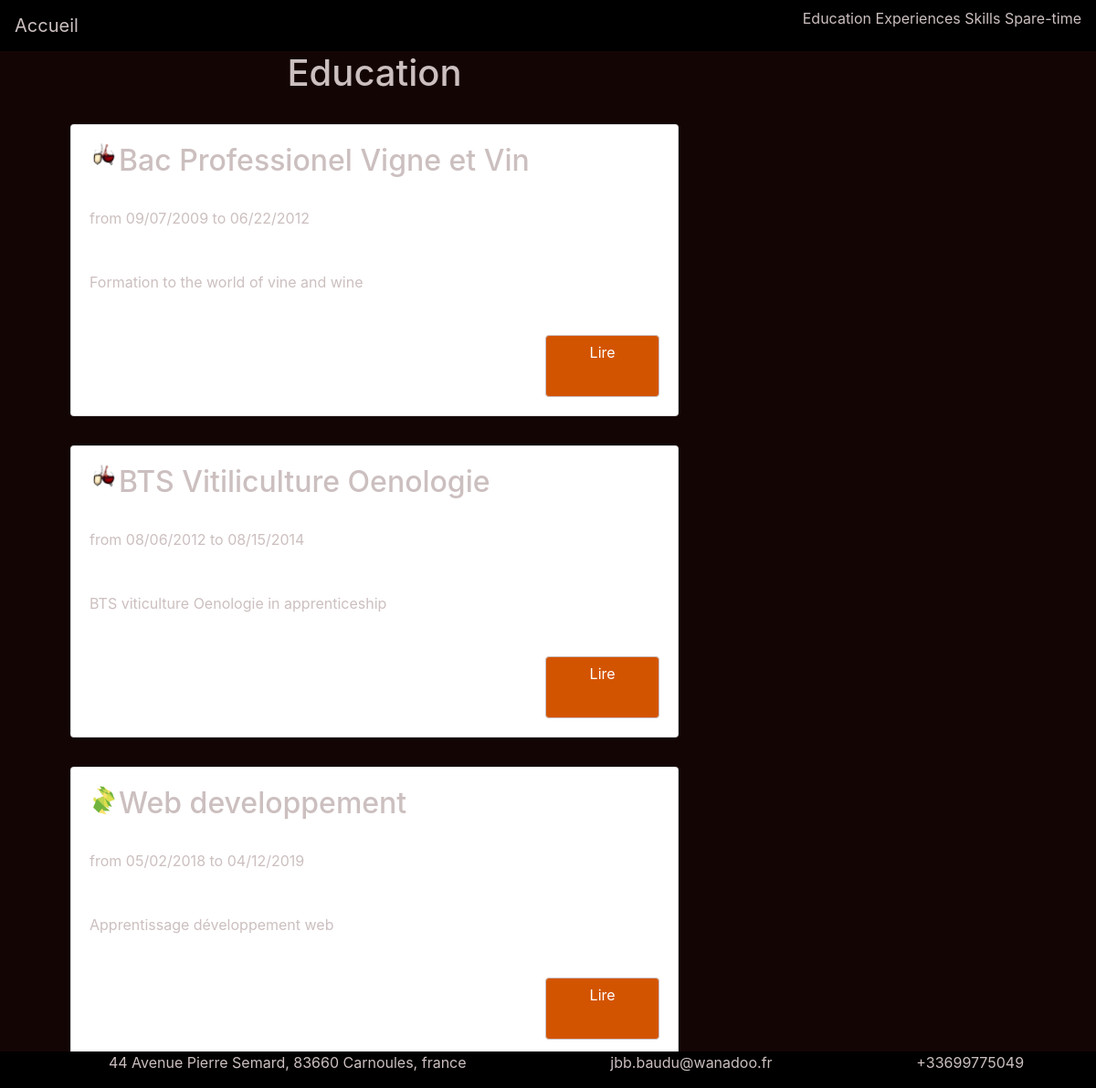
The page /educ/ on the database its author committed.
### cv/models.py (models this page shows, shortened)
class Category(models.Model):
    label = models.CharField(max_length=60)
    slug = models.SlugField(max_length=60)
    cover = models.ImageField(upload_to="articles")
    class Meta :
        verbose_name_plural = "Categories"

class Education(models.Model):
    title = models.CharField(max_length=100)
    slug = models.SlugField(max_length=100)
    address = models.TextField(max_length=100)
    short_desc = models.TextField(null=True, blank=True, max_length=100)
    content = models.TextField(null=True, blank=True, max_length=3000)
    start_the = models.DateField(null=True, blank=True, auto_now_add=False, verbose_name="Date de debut")
    end_the = models.DateField(null=True, blank=True, auto_now=False, verbose_name="Date de fin")
    cover = models.ImageField(null=True, blank=True, upload_to="articles")
    category = models.ForeignKey(Category, on_delete=models.CASCADE, null=False)

class User(models.Model):
    name = models.CharField(max_length=50)
    firstName = models.CharField(max_length=50)
    address = models.CharField(max_length=50)
    mail = models.EmailField(max_length=50)
    phone = PhoneNumberField(max_length=20)

### cv/views.py (the view)
# urls.py: url(r'^educ/$', EducationView.as_view(), name='education'),
class EducationView(ListView):
    model = Education
    template_name= 'cv/education.html'
    def get_context_data(self, **kwargs):
        context = ListView.get_context_data(self, **kwargs)
        context["users"] = User.objects.all()
        context["categories"] = Category.objects.filter(label='Education')
        return context

### cv/templates/cv/education.html
{%extends "cv/base.html"%}
{% load static %}
{% block css %}
<link rel="stylesheet" href="{% static 'css/category.css' %}">
{%endblock%}
{%block content%}
<div class="container">
    <div class="row">
        <div class="col-8">
            {%for category in categories%}
            <h1>{{category.label}}</h1>
            {%endfor%}
            {% for education in object_list %}
            <div class="card main">
                <div class="card-body xp">
                    <img class="img" src={{education.cover.url}} alt="image">
                    <h2> {{education.title}} </h2>
                    <p class="presentation">from {{education.start_the | date:"SHORT_DATE_FORMAT"}} to
                        {{education.end_the | date:"SHORT_DATE_FORMAT"}}</p>
                    <p class="card-text">{{education.short_desc}}</p>
                    <a href="{% url 'education-detail' education.slug %}" class="btn btn-primary" role="button">Lire</a>
                </div>
            </div>
            {% endfor %}
        </div>
        {%endblock%}

### cv/templates/cv/footer.html (shortened to what this page needs)
{% load static %}
<footer class="fixed-bottom">
    <ul>
        {%for user in users %}
        <li>{{user.address}}</li>
        <li>{{user.mail}}</li>
        <li>{{user.phone}}</li>
        {% endfor %}
    </ul>
</footer>

### cv/static/css/style.css (style rules this page uses)
body { background-color: #140505; color: #ccbfbf; }
body main .container .row div h1 { text-align: center; }
body main .container .row div .main { margin: 2rem; height: 20rem; }
body main .container .row div .main .xp { display: grid; grid-template-columns: repeat(5, 1fr); }
body main .container .row div .main .xp .presentation { grid-row: 2; grid-column: 1/4; width: 70%; }
body main .container .row div .main .xp h2 { grid-row: 1; grid-column: 1/5; margin-left: 2rem; height: 1em; }
body main .container .row div .main .xp .img { grid-row: 1; grid-column: 1/2; max-width: 2rem; max-height: 2rem; }
body main .container .row div .main .xp .card-text { grid-row: 3; grid-column: 1/5; }
body main .container .row div .main .xp .btn { grid-row: 4; grid-column: 5; background-color: #d35400; border-color: #ccbfbf; vertical-align: center; }
body footer { width: 100%; background-color: black; }
body footer ul { display: flex; color: #ccbfbf; justify-content: space-around; }
body footer ul li { display: inline-block; }

### rows shown on the page
Category: label "Education"
Education: cover (picture), title "Bac Professionel Vigne et Vin", start_the "09/07/2009", end_the "06/22/2012", short_desc "Formation to the world of vine and wine"
Education: cover (picture), title "BTS Vitiliculture Oenologie", start_the "08/06/2012", end_the "08/15/2014", short_desc "BTS viticulture Oenologie in apprenticeship"
Education: cover (picture), title "Web developpement", start_the "05/02/2018", end_the "04/12/2019", short_desc "Apprentissage développement web"
User: address "44 Avenue Pierre Semard, 83660 Carnoules, france", mail "jbb.baudu@wanadoo.fr", phone "+33699775049"
